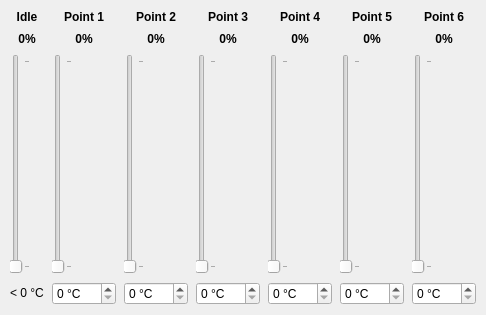
                 <widget class="QWidget" name="tabWidgetPage2">
                  <attribute name="title">
                   <string>GPU Fan</string>
                  </attribute>
                  <layout class="QGridLayout" name="fan2Layout">
                   <property name="leftMargin">
                    <number>10</number>
                   </property>
                   <property name="topMargin">
                    <number>10</number>
                   </property>
                   <property name="rightMargin">
                    <number>10</number>
                   </property>
                   <property name="bottomMargin">
                    <number>10</number>
                   </property>
                   <property name="horizontalSpacing">
                    <number>8</number>
                   </property>
                   <property name="verticalSpacing">
                    <number>8</number>
                   </property>
                   <item row="0" column="0">
                    <widget class="QLabel" name="fan2IdleHeaderLabel">
                     <property name="font">
                      <font>
                       <bold>true</bold>
                      </font>
                     </property>
                     <property name="text">
                      <string>Idle</string>
                     </property>
                     <property name="alignment">
                      <set>Qt::AlignmentFlag::AlignCenter</set>
                     </property>
                     <property name="toolTip">
                      <string>Duty used while the temperature is below the first curve point.</string>
                     </property>
                    </widget>
                   </item>
                   <item row="0" column="1">
                    <widget class="QLabel" name="fan2Point1HeaderLabel">
                     <property name="font">
                      <font>
                       <bold>true</bold>
                      </font>
                     </property>
                     <property name="text">
                      <string>Point 1</string>
                     </property>
                     <property name="alignment">
                      <set>Qt::AlignmentFlag::AlignCenter</set>
                     </property>
                    </widget>
                   </item>
                   <item row="0" column="2">
                    <widget class="QLabel" name="fan2Point2HeaderLabel">
                     <property name="font">
                      <font>
                       <bold>true</bold>
                      </font>
                     </property>
                     <property name="text">
                      <string>Point 2</string>
                     </property>
                     <property name="alignment">
                      <set>Qt::AlignmentFlag::AlignCenter</set>
                     </property>
                    </widget>
                   </item>
                   <item row="0" column="3">
                    <widget class="QLabel" name="fan2Point3HeaderLabel">
                     <property name="font">
                      <font>
                       <bold>true</bold>
                      </font>
                     </property>
                     <property name="text">
                      <string>Point 3</string>
                     </property>
                     <property name="alignment">
                      <set>Qt::AlignmentFlag::AlignCenter</set>
                     </property>
                    </widget>
                   </item>
                   <item row="0" column="4">
                    <widget class="QLabel" name="fan2Point4HeaderLabel">
                     <property name="font">
                      <font>
                       <bold>true</bold>
                      </font>
                     </property>
                     <property name="text">
                      <string>Point 4</string>
                     </property>
                     <property name="alignment">
                      <set>Qt::AlignmentFlag::AlignCenter</set>
                     </property>
                    </widget>
                   </item>
                   <item row="0" column="5">
                    <widget class="QLabel" name="fan2Point5HeaderLabel">
                     <property name="font">
                      <font>
                       <bold>true</bold>
                      </font>
                     </property>
                     <property name="text">
                      <string>Point 5</string>
                     </property>
                     <property name="alignment">
                      <set>Qt::AlignmentFlag::AlignCenter</set>
                     </property>
                    </widget>
                   </item>
                   <item row="0" column="6">
                    <widget class="QLabel" name="fan2Point6HeaderLabel">
                     <property name="font">
                      <font>
                       <bold>true</bold>
                      </font>
                     </property>
                     <property name="text">
                      <string>Point 6</string>
                     </property>
                     <property name="alignment">
                      <set>Qt::AlignmentFlag::AlignCenter</set>
                     </property>
                    </widget>
                   </item>
                   <item row="1" column="0">
                    <widget class="QLabel" name="fan2Speed1Label">
                     <property name="font">
                      <font>
                       <bold>true</bold>
                      </font>
                     </property>
                     <property name="text">
                      <string notr="true">0%</string>
                     </property>
                     <property name="alignment">
                      <set>Qt::AlignmentFlag::AlignCenter</set>
                     </property>
                     <property name="toolTip">
                      <string>Idle duty in percent.</string>
                     </property>
                    </widget>
                   </item>
                   <item row="1" column="1">
                    <widget class="QLabel" name="fan2Speed2Label">
                     <property name="font">
                      <font>
                       <bold>true</bold>
                      </font>
                     </property>
                     <property name="text">
                      <string notr="true">0%</string>
                     </property>
                     <property name="alignment">
                      <set>Qt::AlignmentFlag::AlignCenter</set>
                     </property>
                     <property name="toolTip">
                      <string>Duty at curve point 1 in percent.</string>
                     </property>
                    </widget>
                   </item>
                   <item row="1" column="2">
                    <widget class="QLabel" name="fan2Speed3Label">
                     <property name="font">
                      <font>
                       <bold>true</bold>
                      </font>
                     </property>
                     <property name="text">
                      <string notr="true">0%</string>
                     </property>
                     <property name="alignment">
                      <set>Qt::AlignmentFlag::AlignCenter</set>
                     </property>
                     <property name="toolTip">
                      <string>Duty at curve point 2 in percent.</string>
                     </property>
                    </widget>
                   </item>
                   <item row="1" column="3">
                    <widget class="QLabel" name="fan2Speed4Label">
                     <property name="font">
                      <font>
                       <bold>true</bold>
                      </font>
                     </property>
                     <property name="text">
                      <string notr="true">0%</string>
                     </property>
                     <property name="alignment">
                      <set>Qt::AlignmentFlag::AlignCenter</set>
                     </property>
                     <property name="toolTip">
                      <string>Duty at curve point 3 in percent.</string>
                     </property>
                    </widget>
                   </item>
                   <item row="1" column="4">
                    <widget class="QLabel" name="fan2Speed5Label">
                     <property name="font">
                      <font>
                       <bold>true</bold>
                      </font>
                     </property>
                     <property name="text">
                      <string notr="true">0%</string>
                     </property>
                     <property name="alignment">
                      <set>Qt::AlignmentFlag::AlignCenter</set>
                     </property>
                     <property name="toolTip">
                      <string>Duty at curve point 4 in percent.</string>
                     </property>
                    </widget>
                   </item>
                   <item row="1" column="5">
                    <widget class="QLabel" name="fan2Speed6Label">
                     <property name="font">
                      <font>
                       <bold>true</bold>
                      </font>
                     </property>
                     <property name="text">
                      <string notr="true">0%</string>
                     </property>
                     <property name="alignment">
                      <set>Qt::AlignmentFlag::AlignCenter</set>
                     </property>
                     <property name="toolTip">
                      <string>Duty at curve point 5 in percent.</string>
                     </property>
                    </widget>
                   </item>
                   <item row="1" column="6">
                    <widget class="QLabel" name="fan2Speed7Label">
                     <property name="font">
                      <font>
                       <bold>true</bold>
                      </font>
                     </property>
                     <property name="text">
                      <string notr="true">0%</string>
                     </property>
                     <property name="alignment">
                      <set>Qt::AlignmentFlag::AlignCenter</set>
                     </property>
                     <property name="toolTip">
                      <string>Duty at curve point 6 in percent.</string>
                     </property>
                    </widget>
                   </item>
                   <item row="2" column="0">
                    <widget class="QSlider" name="fan2Speed1Slider">
                     <property name="sizePolicy">
                      <sizepolicy hsizetype="Fixed" vsizetype="Expanding">
                       <horstretch>0</horstretch>
                       <verstretch>0</verstretch>
                      </sizepolicy>
                     </property>
                     <property name="minimumSize">
                      <size>
                       <width>0</width>
                       <height>220</height>
                      </size>
                     </property>
                     <property name="toolTip">
                      <string>Idle duty (percent) used below the first temperature point.</string>
                     </property>
                     <property name="maximum">
                      <number>100</number>
                     </property>
                     <property name="orientation">
                      <enum>Qt::Orientation::Vertical</enum>
                     </property>
                     <property name="tickPosition">
                      <enum>QSlider::TickPosition::TicksBelow</enum>
                     </property>
                     <property name="tickInterval">
                      <number>100</number>
                     </property>
                    </widget>
                   </item>
                   <item row="2" column="1">
                    <widget class="QSlider" name="fan2Speed2Slider">
                     <property name="sizePolicy">
                      <sizepolicy hsizetype="Fixed" vsizetype="Expanding">
                       <horstretch>0</horstretch>
                       <verstretch>0</verstretch>
                      </sizepolicy>
                     </property>
                     <property name="minimumSize">
                      <size>
                       <width>0</width>
                       <height>220</height>
                      </size>
                     </property>
                     <property name="toolTip">
                      <string>Duty (percent) at curve point 1.</string>
                     </property>
                     <property name="maximum">
                      <number>100</number>
                     </property>
                     <property name="orientation">
                      <enum>Qt::Orientation::Vertical</enum>
                     </property>
                     <property name="tickPosition">
                      <enum>QSlider::TickPosition::TicksBelow</enum>
                     </property>
                     <property name="tickInterval">
                      <number>100</number>
                     </property>
                    </widget>
                   </item>
                   <item row="2" column="2">
                    <widget class="QSlider" name="fan2Speed3Slider">
                     <property name="sizePolicy">
                      <sizepolicy hsizetype="Fixed" vsizetype="Expanding">
                       <horstretch>0</horstretch>
                       <verstretch>0</verstretch>
                      </sizepolicy>
                     </property>
                     <property name="minimumSize">
                      <size>
                       <width>0</width>
                       <height>220</height>
                      </size>
                     </property>
                     <property name="toolTip">
                      <string>Duty (percent) at curve point 2.</string>
                     </property>
                     <property name="maximum">
                      <number>100</number>
                     </property>
                     <property name="orientation">
                      <enum>Qt::Orientation::Vertical</enum>
                     </property>
                     <property name="tickPosition">
                      <enum>QSlider::TickPosition::TicksBelow</enum>
                     </property>
                     <property name="tickInterval">
                      <number>100</number>
                     </property>
                    </widget>
                   </item>
                   <item row="2" column="3">
                    <widget class="QSlider" name="fan2Speed4Slider">
                     <property name="sizePolicy">
                      <sizepolicy hsizetype="Fixed" vsizetype="Expanding">
                       <horstretch>0</horstretch>
                       <verstretch>0</verstretch>
                      </sizepolicy>
                     </property>
                     <property name="minimumSize">
                      <size>
                       <width>0</width>
                       <height>220</height>
                      </size>
                     </property>
                     <property name="toolTip">
                      <string>Duty (percent) at curve point 3.</string>
                     </property>
                     <property name="maximum">
                      <number>100</number>
                     </property>
                     <property name="orientation">
                      <enum>Qt::Orientation::Vertical</enum>
                     </property>
                     <property name="tickPosition">
                      <enum>QSlider::TickPosition::TicksBelow</enum>
                     </property>
                     <property name="tickInterval">
                      <number>100</number>
                     </property>
                    </widget>
                   </item>
                   <item row="2" column="4">
                    <widget class="QSlider" name="fan2Speed5Slider">
                     <property name="sizePolicy">
                      <sizepolicy hsizetype="Fixed" vsizetype="Expanding">
                       <horstretch>0</horstretch>
                       <verstretch>0</verstretch>
                      </sizepolicy>
                     </property>
                     <property name="minimumSize">
                      <size>
                       <width>0</width>
                       <height>220</height>
                      </size>
                     </property>
                     <property name="toolTip">
                      <string>Duty (percent) at curve point 4.</string>
                     </property>
                     <property name="maximum">
                      <number>100</number>
                     </property>
                     <property name="orientation">
                      <enum>Qt::Orientation::Vertical</enum>
                     </property>
                     <property name="tickPosition">
                      <enum>QSlider::TickPosition::TicksBelow</enum>
                     </property>
                     <property name="tickInterval">
                      <number>100</number>
                     </property>
                    </widget>
                   </item>
                   <item row="2" column="5">
                    <widget class="QSlider" name="fan2Speed6Slider">
                     <property name="sizePolicy">
                      <sizepolicy hsizetype="Fixed" vsizetype="Expanding">
                       <horstretch>0</horstretch>
                       <verstretch>0</verstretch>
                      </sizepolicy>
                     </property>
                     <property name="minimumSize">
                      <size>
                       <width>0</width>
                       <height>220</height>
                      </size>
                     </property>
                     <property name="toolTip">
                      <string>Duty (percent) at curve point 5.</string>
                     </property>
                     <property name="maximum">
                      <number>100</number>
                     </property>
                     <property name="orientation">
                      <enum>Qt::Orientation::Vertical</enum>
                     </property>
                     <property name="tickPosition">
                      <enum>QSlider::TickPosition::TicksBelow</enum>
                     </property>
                     <property name="tickInterval">
                      <number>100</number>
                     </property>
                    </widget>
                   </item>
                   <item row="2" column="6">
                    <widget class="QSlider" name="fan2Speed7Slider">
                     <property name="sizePolicy">
                      <sizepolicy hsizetype="Fixed" vsizetype="Expanding">
                       <horstretch>0</horstretch>
                       <verstretch>0</verstretch>
                      </sizepolicy>
                     </property>
                     <property name="minimumSize">
                      <size>
                       <width>0</width>
                       <height>220</height>
                      </size>
                     </property>
                     <property name="toolTip">
                      <string>Duty (percent) at curve point 6.</string>
                     </property>
                     <property name="maximum">
                      <number>100</number>
                     </property>
                     <property name="orientation">
                      <enum>Qt::Orientation::Vertical</enum>
                     </property>
                     <property name="tickPosition">
                      <enum>QSlider::TickPosition::TicksBelow</enum>
                     </property>
                     <property name="tickInterval">
                      <number>100</number>
                     </property>
                    </widget>
                   </item>
                   <item row="3" column="0">
                    <widget class="QLabel" name="fan2Speed1TempLabel">
                     <property name="text">
                      <string notr="true">&lt; 0 °C</string>
                     </property>
                     <property name="alignment">
                      <set>Qt::AlignmentFlag::AlignCenter</set>
                     </property>
                     <property name="toolTip">
                      <string>Idle duty applies below the first temperature point.</string>
                     </property>
                    </widget>
                   </item>
                   <item row="3" column="1">
                    <widget class="QSpinBox" name="fan2Speed2TempSpinBox">
                     <property name="maximumSize">
                      <size>
                       <width>70</width>
                       <height>16777215</height>
                      </size>
                     </property>
                     <property name="toolTip">
                      <string>Temperature for curve point 1. Points must be non-decreasing.</string>
                     </property>
                     <property name="suffix">
                      <string notr="true"> °C</string>
                     </property>
                     <property name="maximum">
                      <number>100</number>
                     </property>
                    </widget>
                   </item>
                   <item row="3" column="2">
                    <widget class="QSpinBox" name="fan2Speed3TempSpinBox">
                     <property name="maximumSize">
                      <size>
                       <width>70</width>
                       <height>16777215</height>
                      </size>
                     </property>
                     <property name="toolTip">
                      <string>Temperature for curve point 2. Points must be non-decreasing.</string>
                     </property>
                     <property name="suffix">
                      <string notr="true"> °C</string>
                     </property>
                     <property name="maximum">
                      <number>100</number>
                     </property>
                    </widget>
                   </item>
                   <item row="3" column="3">
                    <widget class="QSpinBox" name="fan2Speed4TempSpinBox">
                     <property name="maximumSize">
                      <size>
                       <width>70</width>
                       <height>16777215</height>
                      </size>
                     </property>
                     <property name="toolTip">
                      <string>Temperature for curve point 3. Points must be non-decreasing.</string>
                     </property>
                     <property name="suffix">
                      <string notr="true"> °C</string>
                     </property>
                     <property name="maximum">
                      <number>100</number>
                     </property>
                    </widget>
                   </item>
                   <item row="3" column="4">
                    <widget class="QSpinBox" name="fan2Speed5TempSpinBox">
                     <property name="maximumSize">
                      <size>
                       <width>70</width>
                       <height>16777215</height>
                      </size>
                     </property>
                     <property name="toolTip">
                      <string>Temperature for curve point 4. Points must be non-decreasing.</string>
                     </property>
                     <property name="suffix">
                      <string notr="true"> °C</string>
                     </property>
                     <property name="maximum">
                      <number>100</number>
                     </property>
                    </widget>
                   </item>
                   <item row="3" column="5">
                    <widget class="QSpinBox" name="fan2Speed6TempSpinBox">
                     <property name="maximumSize">
                      <size>
                       <width>70</width>
                       <height>16777215</height>
                      </size>
                     </property>
                     <property name="toolTip">
                      <string>Temperature for curve point 5. Points must be non-decreasing.</string>
                     </property>
                     <property name="suffix">
                      <string notr="true"> °C</string>
                     </property>
                     <property name="maximum">
                      <number>100</number>
                     </property>
                    </widget>
                   </item>
                   <item row="3" column="6">
                    <widget class="QSpinBox" name="fan2Speed7TempSpinBox">
                     <property name="maximumSize">
                      <size>
                       <width>70</width>
                       <height>16777215</height>
                      </size>
                     </property>
                     <property name="toolTip">
                      <string>Temperature for curve point 6. Points must be non-decreasing.</string>
                     </property>
                     <property name="suffix">
                      <string notr="true"> °C</string>
                     </property>
                     <property name="maximum">
                      <number>100</number>
                     </property>
                    </widget>
                   </item>
                  </layout>
                 </widget>
